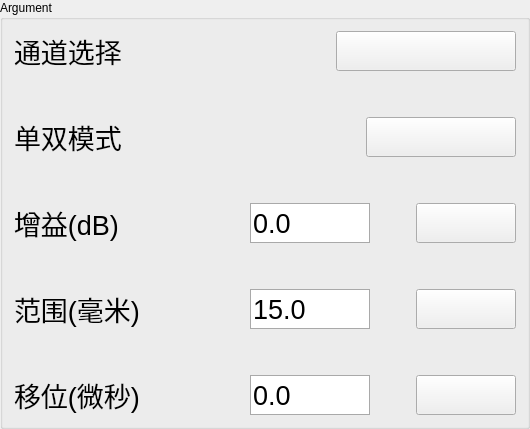
       <widget class="QGroupBox" name="groupBox">
        <property name="title">
         <string>Argument</string>
        </property>
        <layout class="QGridLayout" name="gridLayout_15">
         <item row="0" column="0">
          <layout class="QVBoxLayout" name="verticalLayout">
           <item>
            <layout class="QHBoxLayout" name="horizontalLayout_6">
             <item>
              <widget class="QLabel" name="PEChanneSelectionLabel">
               <property name="minimumSize">
                <size>
                 <width>150</width>
                 <height>40</height>
                </size>
               </property>
               <property name="maximumSize">
                <size>
                 <width>150</width>
                 <height>40</height>
                </size>
               </property>
               <property name="font">
                <font>
                 <pointsize>20</pointsize>
                </font>
               </property>
               <property name="styleSheet">
                <string notr="true"/>
               </property>
               <property name="text">
                <string>通道选择</string>
               </property>
              </widget>
             </item>
             <item>
              <spacer name="horizontalSpacer">
               <property name="orientation">
                <enum>Qt::Horizontal</enum>
               </property>
               <property name="sizeHint" stdset="0">
                <size>
                 <width>40</width>
                 <height>20</height>
                </size>
               </property>
              </spacer>
             </item>
             <item>
              <widget class="QComboBox" name="PEChannelSelection">
               <property name="enabled">
                <bool>true</bool>
               </property>
               <property name="sizePolicy">
                <sizepolicy hsizetype="Minimum" vsizetype="Fixed">
                 <horstretch>0</horstretch>
                 <verstretch>0</verstretch>
                </sizepolicy>
               </property>
               <property name="minimumSize">
                <size>
                 <width>180</width>
                 <height>40</height>
                </size>
               </property>
               <property name="maximumSize">
                <size>
                 <width>180</width>
                 <height>40</height>
                </size>
               </property>
               <property name="font">
                <font>
                 <pointsize>20</pointsize>
                </font>
               </property>
               <property name="styleSheet">
                <string notr="true">QComboBox {
	color: black;
    border: 1px solid black
    background: rgb(255,255,255);
	selection-color: black;
    selection-background-color: black;
	height: 20px;
}

QComboBox::drop-down {
	subcontrol-position: top right;
	border-left: 0px solid lightgray;
	width: 22px;
}

QComboBox::down-arrow {
    image: url(:/images/down-arrow.png);
    width: 16px;
    height: 16px;
}

QComboBox QAbstractItemView {
    border: 1px solid lightgray;
	color: black;
    background: rgb(255,255,255);
	padding: 0px 0px 0px 0px;
	outline: none;
	selection-color: black;
    selection-background-color: lightgray;
}

QComboBox QAbstractItemView::item 
{
	margin-top: 2px;
}
</string>
               </property>
              </widget>
             </item>
            </layout>
           </item>
           <item>
            <spacer name="verticalSpacer_6">
             <property name="orientation">
              <enum>Qt::Vertical</enum>
             </property>
             <property name="sizeHint" stdset="0">
              <size>
               <width>20</width>
               <height>40</height>
              </size>
             </property>
            </spacer>
           </item>
           <item>
            <layout class="QHBoxLayout" name="horizontalLayout_10">
             <item>
              <widget class="QLabel" name="PEDualModeLabel">
               <property name="minimumSize">
                <size>
                 <width>190</width>
                 <height>40</height>
                </size>
               </property>
               <property name="maximumSize">
                <size>
                 <width>190</width>
                 <height>40</height>
                </size>
               </property>
               <property name="font">
                <font>
                 <pointsize>20</pointsize>
                </font>
               </property>
               <property name="styleSheet">
                <string notr="true"/>
               </property>
               <property name="text">
                <string>单双模式</string>
               </property>
              </widget>
             </item>
             <item>
              <spacer name="horizontalSpacer_2">
               <property name="orientation">
                <enum>Qt::Horizontal</enum>
               </property>
               <property name="sizeHint" stdset="0">
                <size>
                 <width>40</width>
                 <height>20</height>
                </size>
               </property>
              </spacer>
             </item>
             <item>
              <widget class="QComboBox" name="PEDualModeSelection">
               <property name="minimumSize">
                <size>
                 <width>150</width>
                 <height>40</height>
                </size>
               </property>
               <property name="maximumSize">
                <size>
                 <width>150</width>
                 <height>40</height>
                </size>
               </property>
               <property name="font">
                <font>
                 <pointsize>20</pointsize>
                </font>
               </property>
               <property name="styleSheet">
                <string notr="true">QComboBox {
	color: black;
    border: 1px solid black
    background: rgb(255,255,255);
	selection-color: black;
    selection-background-color: black;
	height: 20px;
}

QComboBox::drop-down {
	subcontrol-position: top right;
	border-left: 0px solid lightgray;
	width: 22px;
}

QComboBox::down-arrow {
    image: url(:/images/down-arrow.png);
    width: 16px;
    height: 16px;
}

QComboBox QAbstractItemView {
    border: 1px solid lightgray;
	color: black;
    background: rgb(255,255,255);
	padding: 0px 0px 0px 0px;
	outline: none;
	selection-color: black;
    selection-background-color: lightgray;
}

QComboBox QAbstractItemView::item 
{
	margin-top: 2px;
}
</string>
               </property>
              </widget>
             </item>
            </layout>
           </item>
           <item>
            <spacer name="verticalSpacer_8">
             <property name="orientation">
              <enum>Qt::Vertical</enum>
             </property>
             <property name="sizeHint" stdset="0">
              <size>
               <width>20</width>
               <height>40</height>
              </size>
             </property>
            </spacer>
           </item>
           <item>
            <layout class="QHBoxLayout" name="horizontalLayout_7">
             <item>
              <widget class="QLabel" name="PEGainLabel">
               <property name="minimumSize">
                <size>
                 <width>190</width>
                 <height>40</height>
                </size>
               </property>
               <property name="maximumSize">
                <size>
                 <width>190</width>
                 <height>40</height>
                </size>
               </property>
               <property name="font">
                <font>
                 <pointsize>20</pointsize>
                </font>
               </property>
               <property name="styleSheet">
                <string notr="true"/>
               </property>
               <property name="text">
                <string>增益(dB)</string>
               </property>
              </widget>
             </item>
             <item>
              <spacer name="horizontalSpacer_3">
               <property name="orientation">
                <enum>Qt::Horizontal</enum>
               </property>
               <property name="sizeHint" stdset="0">
                <size>
                 <width>40</width>
                 <height>20</height>
                </size>
               </property>
              </spacer>
             </item>
             <item>
              <widget class="QDoubleSpinBox" name="PEGainInput">
               <property name="enabled">
                <bool>true</bool>
               </property>
               <property name="minimumSize">
                <size>
                 <width>120</width>
                 <height>40</height>
                </size>
               </property>
               <property name="maximumSize">
                <size>
                 <width>120</width>
                 <height>40</height>
                </size>
               </property>
               <property name="font">
                <font>
                 <pointsize>20</pointsize>
                </font>
               </property>
               <property name="styleSheet">
                <string notr="true">QDoubleSpinBox {
    border: 1px solid darkgray;
	border-color: darkgray darkgray darkgray darkgray; 
	color: black;
	selection-color: black;
    background: white;
    selection-background-color: white;
	height: 18px;
}
</string>
               </property>
               <property name="readOnly">
                <bool>false</bool>
               </property>
               <property name="buttonSymbols">
                <enum>QAbstractSpinBox::NoButtons</enum>
               </property>
               <property name="decimals">
                <number>1</number>
               </property>
              </widget>
             </item>
             <item>
              <spacer name="horizontalSpacer_6">
               <property name="orientation">
                <enum>Qt::Horizontal</enum>
               </property>
               <property name="sizeHint" stdset="0">
                <size>
                 <width>40</width>
                 <height>20</height>
                </size>
               </property>
              </spacer>
             </item>
             <item>
              <widget class="QComboBox" name="PEGainSetp">
               <property name="minimumSize">
                <size>
                 <width>100</width>
                 <height>40</height>
                </size>
               </property>
               <property name="maximumSize">
                <size>
                 <width>100</width>
                 <height>40</height>
                </size>
               </property>
               <property name="font">
                <font>
                 <pointsize>20</pointsize>
                </font>
               </property>
               <property name="styleSheet">
                <string notr="true">QComboBox {
	color: black;
    border: 1px solid black
    background: rgb(255,255,255);
	selection-color: black;
    selection-background-color: black;
	height: 20px;
}

QComboBox::drop-down {
	subcontrol-position: top right;
	border-left: 0px solid lightgray;
	width: 22px;
}

QComboBox::down-arrow {
    image: url(:/images/down-arrow.png);
    width: 16px;
    height: 16px;
}

QComboBox QAbstractItemView {
    border: 1px solid lightgray;
	color: black;
    background: rgb(255,255,255);
	padding: 0px 0px 0px 0px;
	outline: none;
	selection-color: black;
    selection-background-color: lightgray;
}
</string>
               </property>
              </widget>
             </item>
            </layout>
           </item>
           <item>
            <spacer name="verticalSpacer_9">
             <property name="orientation">
              <enum>Qt::Vertical</enum>
             </property>
             <property name="sizeHint" stdset="0">
              <size>
               <width>20</width>
               <height>40</height>
              </size>
             </property>
            </spacer>
           </item>
           <item>
            <layout class="QHBoxLayout" name="horizontalLayout_8">
             <item>
              <widget class="QLabel" name="PERangeLabel">
               <property name="minimumSize">
                <size>
                 <width>190</width>
                 <height>40</height>
                </size>
               </property>
               <property name="maximumSize">
                <size>
                 <width>190</width>
                 <height>40</height>
                </size>
               </property>
               <property name="font">
                <font>
                 <pointsize>20</pointsize>
                </font>
               </property>
               <property name="styleSheet">
                <string notr="true"/>
               </property>
               <property name="text">
                <string>范围(毫米)</string>
               </property>
              </widget>
             </item>
             <item>
              <spacer name="horizontalSpacer_4">
               <property name="orientation">
                <enum>Qt::Horizontal</enum>
               </property>
               <property name="sizeHint" stdset="0">
                <size>
                 <width>40</width>
                 <height>20</height>
                </size>
               </property>
              </spacer>
             </item>
             <item>
              <widget class="QDoubleSpinBox" name="PERangeInput">
               <property name="enabled">
                <bool>true</bool>
               </property>
               <property name="minimumSize">
                <size>
                 <width>120</width>
                 <height>40</height>
                </size>
               </property>
               <property name="maximumSize">
                <size>
                 <width>120</width>
                 <height>40</height>
                </size>
               </property>
               <property name="font">
                <font>
                 <pointsize>20</pointsize>
                </font>
               </property>
               <property name="styleSheet">
                <string notr="true">QDoubleSpinBox {
    border: 1px solid darkgray;
	border-color: darkgray darkgray darkgray darkgray; 
	color: black;
	selection-color: black;
    background: rgb(255,255,255);
    selection-background-color: white;
	height: 18px;
}
</string>
               </property>
               <property name="readOnly">
                <bool>false</bool>
               </property>
               <property name="buttonSymbols">
                <enum>QAbstractSpinBox::NoButtons</enum>
               </property>
               <property name="decimals">
                <number>1</number>
               </property>
               <property name="minimum">
                <double>15.000000000000000</double>
               </property>
               <property name="maximum">
                <double>10000.000000000000000</double>
               </property>
              </widget>
             </item>
             <item>
              <spacer name="horizontalSpacer_7">
               <property name="orientation">
                <enum>Qt::Horizontal</enum>
               </property>
               <property name="sizeHint" stdset="0">
                <size>
                 <width>40</width>
                 <height>20</height>
                </size>
               </property>
              </spacer>
             </item>
             <item>
              <widget class="QComboBox" name="PERangeStep">
               <property name="minimumSize">
                <size>
                 <width>100</width>
                 <height>40</height>
                </size>
               </property>
               <property name="maximumSize">
                <size>
                 <width>100</width>
                 <height>40</height>
                </size>
               </property>
               <property name="font">
                <font>
                 <pointsize>20</pointsize>
                </font>
               </property>
               <property name="styleSheet">
                <string notr="true">QComboBox {
	color: black;
    border: 1px solid black
    background: rgb(255,255,255);
	selection-color: black;
    selection-background-color: black;
	height: 20px;
}

QComboBox::drop-down {
	subcontrol-position: top right;
	border-left: 0px solid lightgray;
	width: 22px;
}

QComboBox::down-arrow {
    image: url(:/images/down-arrow.png);
    width: 16px;
    height: 16px;
}

QComboBox QAbstractItemView {
    border: 1px solid lightgray;
	color: black;
    background: rgb(255,255,255);
	padding: 0px 0px 0px 0px;
	outline: none;
	selection-color: black;
    selection-background-color: lightgray;
}
</string>
               </property>
              </widget>
             </item>
            </layout>
           </item>
           <item>
            <spacer name="verticalSpacer_7">
             <property name="orientation">
              <enum>Qt::Vertical</enum>
             </property>
             <property name="sizeHint" stdset="0">
              <size>
               <width>20</width>
               <height>40</height>
              </size>
             </property>
            </spacer>
           </item>
           <item>
            <layout class="QHBoxLayout" name="horizontalLayout_9">
             <item>
              <widget class="QLabel" name="PEDelayLabel">
               <property name="minimumSize">
                <size>
                 <width>190</width>
                 <height>40</height>
                </size>
               </property>
               <property name="maximumSize">
                <size>
                 <width>190</width>
                 <height>40</height>
                </size>
               </property>
               <property name="font">
                <font>
                 <pointsize>20</pointsize>
                </font>
               </property>
               <property name="styleSheet">
                <string notr="true"/>
               </property>
               <property name="text">
                <string>移位(微秒)</string>
               </property>
              </widget>
             </item>
             <item>
              <spacer name="horizontalSpacer_5">
               <property name="orientation">
                <enum>Qt::Horizontal</enum>
               </property>
               <property name="sizeHint" stdset="0">
                <size>
                 <width>40</width>
                 <height>20</height>
                </size>
               </property>
              </spacer>
             </item>
             <item>
              <widget class="QDoubleSpinBox" name="PEDelayInput">
               <property name="enabled">
                <bool>true</bool>
               </property>
               <property name="minimumSize">
                <size>
                 <width>120</width>
                 <height>40</height>
                </size>
               </property>
               <property name="maximumSize">
                <size>
                 <width>120</width>
                 <height>40</height>
                </size>
               </property>
               <property name="font">
                <font>
                 <pointsize>20</pointsize>
                </font>
               </property>
               <property name="styleSheet">
                <string notr="true">QDoubleSpinBox {
    border: 1px solid darkgray;
	border-color: darkgray darkgray darkgray darkgray; 
	color: black;
	selection-color: black;
    background: rgb(255,255,255);
    selection-background-color: white;
	height: 18px;
}
</string>
               </property>
               <property name="readOnly">
                <bool>false</bool>
               </property>
               <property name="buttonSymbols">
                <enum>QAbstractSpinBox::NoButtons</enum>
               </property>
               <property name="decimals">
                <number>1</number>
               </property>
              </widget>
             </item>
             <item>
              <spacer name="horizontalSpacer_8">
               <property name="orientation">
                <enum>Qt::Horizontal</enum>
               </property>
               <property name="sizeHint" stdset="0">
                <size>
                 <width>40</width>
                 <height>20</height>
                </size>
               </property>
              </spacer>
             </item>
             <item>
              <widget class="QComboBox" name="PEDelayStep">
               <property name="minimumSize">
                <size>
                 <width>100</width>
                 <height>40</height>
                </size>
               </property>
               <property name="maximumSize">
                <size>
                 <width>100</width>
                 <height>40</height>
                </size>
               </property>
               <property name="font">
                <font>
                 <pointsize>20</pointsize>
                </font>
               </property>
               <property name="styleSheet">
                <string notr="true">QComboBox {
	color: black;
    border: 1px solid black
    background: rgb(255,255,255);
	selection-color: black;
    selection-background-color: black;
	height: 20px;
}

QComboBox::drop-down {
	subcontrol-position: top right;
	border-left: 0px solid lightgray;
	width: 22px;
}

QComboBox::down-arrow {
    image: url(:/images/down-arrow.png);
    width: 16px;
    height: 16px;
}

QComboBox QAbstractItemView {
    border: 1px solid lightgray;
	color: black;
    background: rgb(255,255,255);
	padding: 0px 0px 0px 0px;
	outline: none;
	selection-color: black;
    selection-background-color: lightgray;
}
</string>
               </property>
              </widget>
             </item>
            </layout>
           </item>
          </layout>
         </item>
        </layout>
       </widget>
